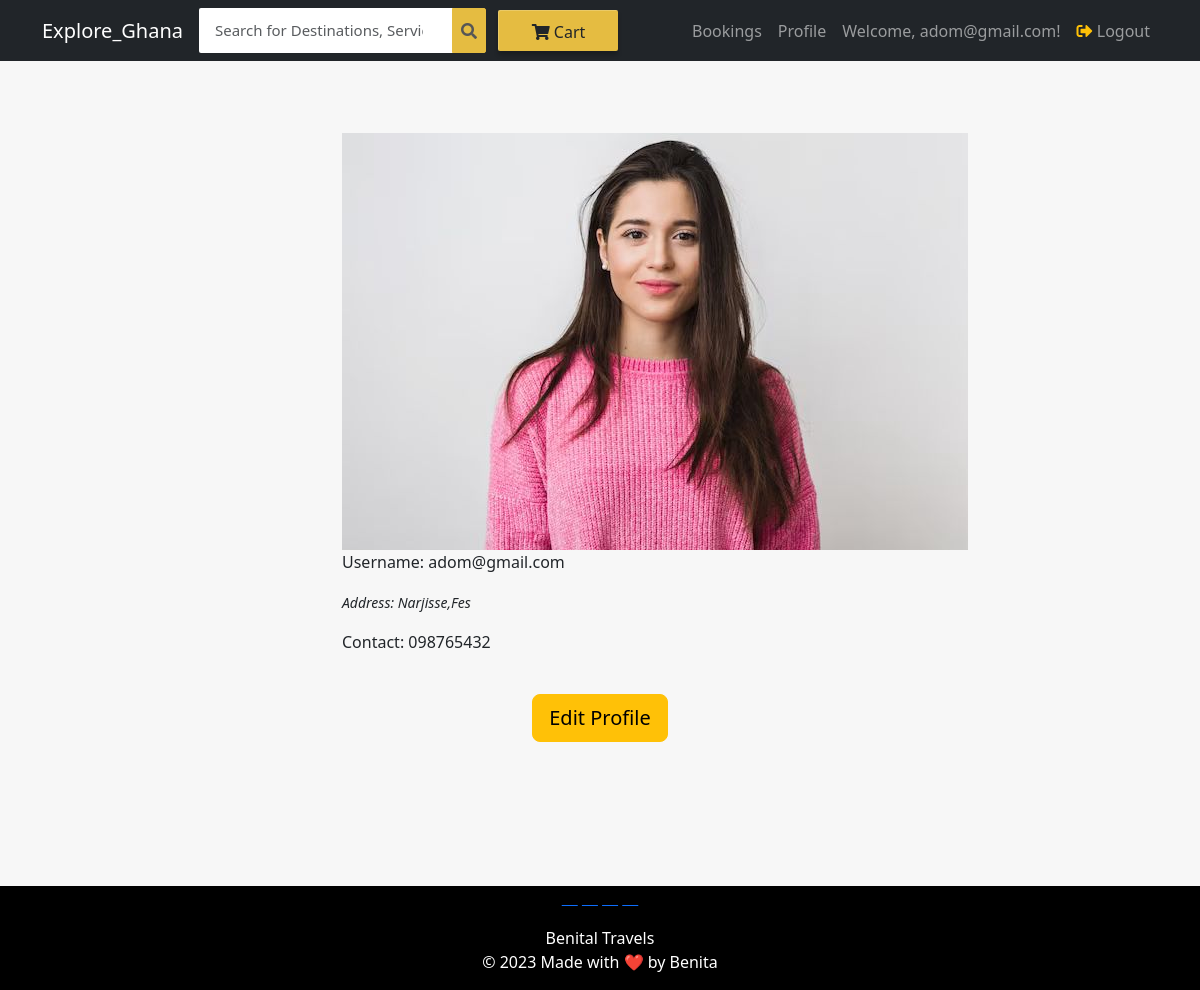
/my-profile (signed in), run on the app's committed database.
### ecom/models.py (models this page shows, shortened)
class Customer(models.Model):
    user=models.OneToOneField(User,on_delete=models.CASCADE)
    profile_pic= models.ImageField(upload_to='profile_pic/CustomerProfilePic/',null=True,blank=True)
    address = models.CharField(max_length=40)
    mobile = models.CharField(max_length=20,null=False)

### ecom/views.py (the view)
# urls.py: path('my-profile', views.my_profile_view,name='my-profile'),
@login_required(login_url='customerlogin')
@user_passes_test(is_customer)
def my_profile_view(request):
    user_name = request.user.username
    customer=models.Customer.objects.get(user_id=request.user.id)
    return render(request,'ecom/my_profile.html',{'customer':customer,'user_name':user_name})

### ecom/views.py (called while the page is built)
def is_customer(user):
    return user.groups.filter(name='CUSTOMER').exists()

### templates/ecom/my_profile.html (shortened to what this page needs)
{% extends 'ecom/customer_base.html' %}
{% load static %}
{% block content %}
<br><br><br>
<div style="padding-left:300px;" class="container">
        <div class="col-sm-2 col-md-2">
            <img src="{% static customer.profile_pic.url %}"   alt="profile pic" class="img-rounded img-responsive" />
        </div>
        <div class="col-sm-4 col-md-4">
            <blockquote>
                <p>Username: {{request.user}}</p> <small><cite title="Source Title">Address: {{customer.address}}  </cite></small>
            </blockquote>
            <p>Contact: {{customer.mobile}}
            </p>
        </div>
</div>
<br>
<div style="text-align: center;">
  <a href="/edit-profile"><button class="btn btn-warning btn-lg" ><span>Edit Profile </span></button></a>
</div>
<br><br><br><br><br><br>
{% endblock content %}

### templates/ecom/customer_base.html (shortened to what this page needs)
{% load static %}
<!DOCTYPE html>
<html>
<head>
    <link href="https://cdn.jsdelivr.net/npm/bootstrap@5.3.0/dist/css/bootstrap.min.css" rel="stylesheet">
    <link rel="stylesheet" href="https://maxcdn.bootstrapcdn.com/font-awesome/4.7.0/css/font-awesome.min.css">
    <link rel="stylesheet" href="https://cdnjs.cloudflare.com/ajax/libs/font-awesome/5.15.3/css/all.min.css" />
</head>
<body>
<nav id="navbar" class="navbar navbar-expand-lg navbar-dark bg-dark">
  <div class="container">
    <a class="navbar-brand" href="/">Explore_Ghana</a>
    <div class="collapse navbar-collapse" id="navbar-collapse">
<form action="/search" method="get" class="d-flex navbar-form navbar-right">
  <div class="input-group">
    <input class="form-control navbar-input" type="search" placeholder="Search for Destinations, Services and more" name="query" id="query">
    <div class="input-group-append">
      <button class="btn btn-outline-light navbar-button px-2" type="submit"  style="height: 45px;">
        <span class="fa fa-search"></span>
      </button>
    </div>
  </div>
</form>
      <a class="navbar-text cart-button" href="/cart-client">
        <span class="fa fa-shopping-cart cart-svg"></span>  Cart
      </a>
      <ul class="navbar-nav ms-auto">
        <li class="nav-item">
          <a class="nav-link" href="/my-order">Bookings</a>
        </li>
        <li class="nav-item">
          <a class="nav-link" href="/my-profile">Profile</a>
        </li>
        <li class="nav-item">
          <span class="nav-link">Welcome, {{ user_name }}!</span>
        </li>
        <li class="nav-item">
          <a class="nav-link" href="/logout">
           <i class="fa fa-sign-out-alt text-warning"></i> Logout
         </a>
        </li>
      </ul>
    </div>
  </div>
</nav>
<div class="container">
    <div class="row">
        <div class="col-md-12 col-sm-12">
            {% block content %}
            {% endblock content %}
        </div>
    </div>
</div>
<footer style="background-color: black;">
    <div class="container">
        <div class="row">
            <div class="col-md-12 col-sm-12 text-center">
                <p>
                    <a href="https://www.facebook.com/benita.katalena" class="fa fa-facebook"></a>
                    <a href="https://wa.me/233558803168" class="fa fa-whatsapp"></a>
                    <a href="https://instagram.com/mami.gyamfua?igshid=MzRlODBiNWFlZA==" class="fa fa-instagram"></a>
                    <a href="#" class="fa fa-twitter"></a>
                </p>
            </div>
        </div>
        <div class="row">
            <div class="col-md-12 col-sm-12 text-center">
                <div style="color:#ffffff;" class="wow fadeInUp footer-copyright">
                    <p>Benital Travels<br>
                        &copy; 2023 Made with  &#10084;&#65039; by Benita
                    </p>
                </div>
            </div>
        </div>
    </div>
</footer>
</body>
</html>

### templates/ecom/customer_base.html (style rules this page uses)
body { background-color: #f7f7f7; }
.navbar-input { padding: 11px 16px; border-radius: 2px 0 0 2px; border: 0 none; outline: 0 none; font-size: 15px; }
.navbar-button { background-color: #e5bc41; border: 1px solid #e5bc41; border-radius: 0 2px 2px 0; color: #565656; padding: 10px 0; height: 43px; cursor: pointer; }
.cart-button { background-color: #E5BC41; box-shadow: 0 4px 4px 0 rgba(0, 0, 0, .23), inset 1px 1px 0 0 hsla(0, 0%, 100%, .2); padding: 10px 0; text-align: center; height: 41px; border-radius: 2px; font-weight: 500; width: 120px; display: inline-block; color: #FFFFFF; text-decoration: none; color: inherit; border: none; outline: none; }

### templates/ecom/my_profile.html (style rules this page uses)
body { background-color:#f7f7f7; }

### data on the page
Customer: profile_pic (picture), address "Narjisse,Fes", mobile "098765432"

### other printed values
{{ user_name }} "adom@gmail.com"
{{ request.user }} "adom@gmail.com"
